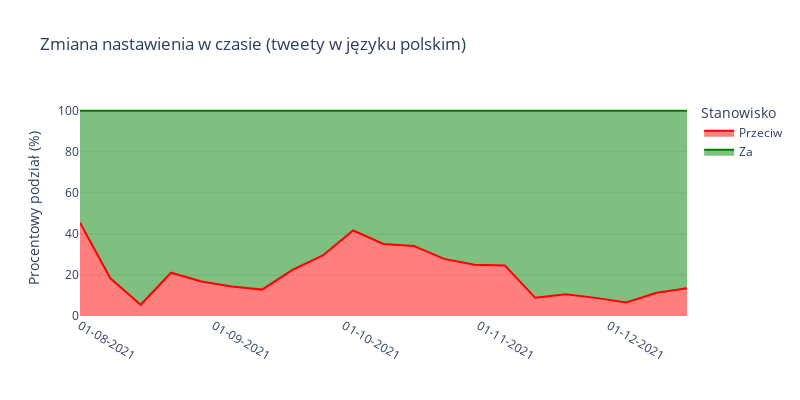

The notebook cell saved with this chart:
### Code cell
import plotly.express as px


def print_area(df: pd.DataFrame, title: str, path: str) -> pd.DataFrame:
    df_copy = df.copy()
    df_copy.loc[df_copy['target'] == '-1', 'target'] = 'Przeciw'
    df_copy.loc[df_copy['target'] == '1', 'target'] = 'Za'

    fig = px.area(df_copy, x='created_at', y='percentage',
                  color='target', height=400, width=800, color_discrete_sequence=["red", "green"],
                  labels={
                      "created_at": '',
                      "percentage": "Procentowy podział (%)",
                      "target": "Stanowisko"
                  },
                  title=title)
    fig.update_xaxes(
        tickformat="%d-%m-%Y",
        tickangle=30,
        showgrid=False)
    fig.update_yaxes(
        showgrid=True,
        gridcolor='rgba(0, 0, 0, 0.1)'
    )
    fig.update_layout({
        'legend_bgcolor': 'rgba(0, 0, 0, 0)',
        'plot_bgcolor': 'rgba(0, 0, 0, 0)',
    })
    fig.show()
    fig.write_image(path, format='png')

print_area(weeks_extreme_pl, 'Zmiana nastawienia w czasie (tweety w języku polskim)', '../../data/charts/perc_pl.png')

### Figure 1 — Plotly figure (JSON) as saved in the notebook; plotly's stock layout.template omitted (floating-point values rounded to 4 significant figures)
{"data": [{"hovertemplate": "Stanowisko=Przeciw<br>=%{x}<br>Procentowy podział (%)=%{y}<extra></extra>", "legendgroup": "Przeciw", "line": {"color": "red"}, "marker": {"symbol": "circle"}, "mode": "lines", "name": "Przeciw", "orientation": "v", "showlegend": true, "stackgroup": "1", "type": "scatter", "x": ["2021-08-01T00:00:00", "2021-08-08T00:00:00", "2021-08-15T00:00:00", "2021-08-22T00:00:00", "2021-08-29T00:00:00", "2021-09-05T00:00:00", "2021-09-12T00:00:00", "2021-09-19T00:00:00", "2021-09-26T00:00:00", "2021-10-03T00:00:00", "2021-10-10T00:00:00", "2021-10-17T00:00:00", "2021-10-24T00:00:00", "2021-10-31T00:00:00", "2021-11-07T00:00:00", "2021-11-14T00:00:00", "2021-11-21T00:00:00", "2021-11-28T00:00:00", "2021-12-05T00:00:00", "2021-12-12T00:00:00", "2021-12-19T00:00:00"], "xaxis": "x", "y": [45.45, 18.37, 5.455, 21.08, 16.81, 14.34, 12.86, 22.49, 29.53, 41.68, 35.13, 34.09, 27.85, 25, 24.63, 8.864, 10.64, 8.83, 6.629, 11.35, 13.5], "yaxis": "y"}, {"hovertemplate": "Stanowisko=Za<br>=%{x}<br>Procentowy podział (%)=%{y}<extra></extra>", "legendgroup": "Za", "line": {"color": "green"}, "marker": {"symbol": "circle"}, "mode": "lines", "name": "Za", "orientation": "v", "showlegend": true, "stackgroup": "1", "type": "scatter", "x": ["2021-08-01T00:00:00", "2021-08-08T00:00:00", "2021-08-15T00:00:00", "2021-08-22T00:00:00", "2021-08-29T00:00:00", "2021-09-05T00:00:00", "2021-09-12T00:00:00", "2021-09-19T00:00:00", "2021-09-26T00:00:00", "2021-10-03T00:00:00", "2021-10-10T00:00:00", "2021-10-17T00:00:00", "2021-10-24T00:00:00", "2021-10-31T00:00:00", "2021-11-07T00:00:00", "2021-11-14T00:00:00", "2021-11-21T00:00:00", "2021-11-28T00:00:00", "2021-12-05T00:00:00", "2021-12-12T00:00:00", "2021-12-19T00:00:00"], "xaxis": "x", "y": [54.55, 81.63, 94.55, 78.92, 83.19, 85.66, 87.14, 77.51, 70.47, 58.32, 64.87, 65.91, 72.15, 75, 75.37, 91.14, 89.36, 91.17, 93.37, 88.65, 86.5], "yaxis": "y"}], "layout": {"height": 400, "legend": {"bgcolor": "rgba(0, 0, 0, 0)", "title": {"text": "Stanowisko"}, "tracegroupgap": 0}, "plot_bgcolor": "rgba(0, 0, 0, 0)", "title": {"text": "Zmiana nastawienia w czasie (tweety w języku polskim)"}, "width": 800, "xaxis": {"anchor": "y", "domain": [0, 1], "showgrid": false, "tickangle": 30, "tickformat": "%d-%m-%Y", "title": {"text": ""}}, "yaxis": {"anchor": "x", "domain": [0, 1], "gridcolor": "rgba(0, 0, 0, 0.1)", "showgrid": true, "title": {"text": "Procentowy podział (%)"}}}}
